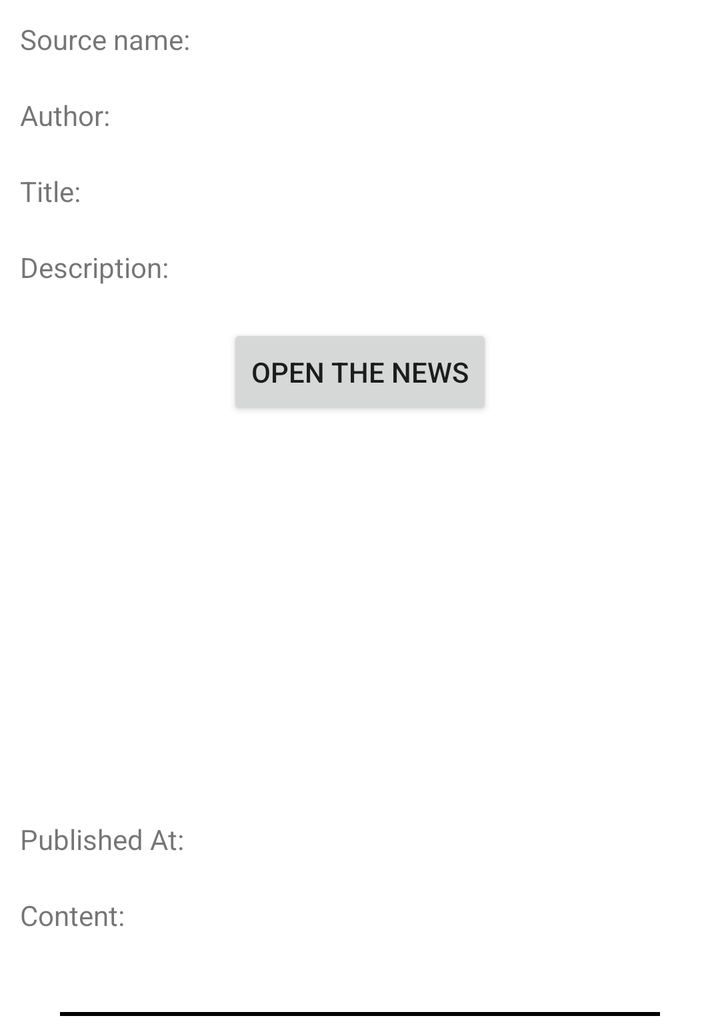
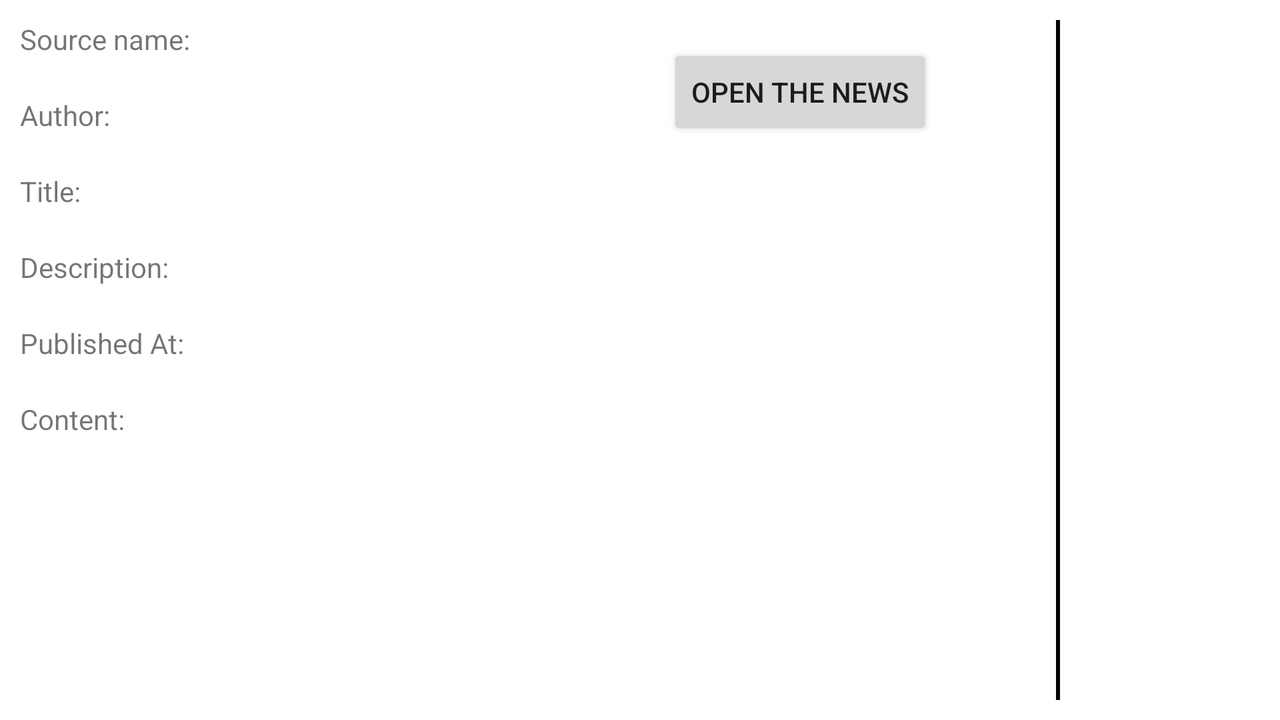

Two renders of one Android screen. The first uses the default layout on a phone; the second uses the alternative layout the repository ships for a different screen configuration, on a matching device. The two XML files are below.
<!-- AndroidManifest.xml: application theme Theme.ACCCriticalTechWorks -->
<!-- res/layout/news_item.xml -->
<?xml version="1.0" encoding="utf-8"?>
<androidx.constraintlayout.widget.ConstraintLayout
    xmlns:android="http://schemas.android.com/apk/res/android"
    xmlns:app="http://schemas.android.com/apk/res-auto"
    android:layout_width="match_parent"
    android:layout_height="wrap_content"
    android:layout_margin="@dimen/news_item_margin">

    <androidx.appcompat.widget.AppCompatTextView
        android:id="@+id/tv_news_item_source_name"
        android:layout_width="match_parent"
        android:layout_height="wrap_content"
        android:text="@string/news_item_source_name"
        app:layout_constraintTop_toTopOf="parent"
        app:layout_constraintLeft_toLeftOf="parent"/>

    <androidx.appcompat.widget.AppCompatTextView
        android:id="@+id/tv_news_item_source_name_value"
        android:layout_width="match_parent"
        android:layout_height="wrap_content"
        app:layout_constraintTop_toBottomOf="@+id/tv_news_item_source_name"
        app:layout_constraintLeft_toLeftOf="parent"/>

    <androidx.appcompat.widget.AppCompatTextView
        android:id="@+id/tv_news_item_author"
        android:layout_width="match_parent"
        android:layout_height="wrap_content"
        android:text="@string/news_item_author"
        app:layout_constraintTop_toBottomOf="@+id/tv_news_item_source_name_value"
        app:layout_constraintLeft_toLeftOf="parent"/>

    <androidx.appcompat.widget.AppCompatTextView
        android:id="@+id/tv_news_item_author_value"
        android:layout_width="match_parent"
        android:layout_height="wrap_content"
        app:layout_constraintTop_toBottomOf="@+id/tv_news_item_author"
        app:layout_constraintLeft_toLeftOf="parent"/>

    <androidx.appcompat.widget.AppCompatTextView
        android:id="@+id/tv_news_item_title"
        android:layout_width="match_parent"
        android:layout_height="wrap_content"
        android:text="@string/news_item_title"
        app:layout_constraintTop_toBottomOf="@+id/tv_news_item_author_value"
        app:layout_constraintLeft_toLeftOf="parent"/>

    <androidx.appcompat.widget.AppCompatTextView
        android:id="@+id/tv_news_item_title_value"
        android:layout_width="match_parent"
        android:layout_height="wrap_content"
        app:layout_constraintTop_toBottomOf="@+id/tv_news_item_title"
        app:layout_constraintLeft_toLeftOf="parent"/>

    <androidx.appcompat.widget.AppCompatTextView
        android:id="@+id/tv_news_item_description"
        android:layout_width="match_parent"
        android:layout_height="wrap_content"
        android:text="@string/news_item_description"
        app:layout_constraintTop_toBottomOf="@+id/tv_news_item_title_value"
        app:layout_constraintLeft_toLeftOf="parent"/>

    <androidx.appcompat.widget.AppCompatTextView
        android:id="@+id/tv_news_item_description_value"
        android:layout_width="match_parent"
        android:layout_height="wrap_content"
        app:layout_constraintTop_toBottomOf="@+id/tv_news_item_description"
        app:layout_constraintLeft_toLeftOf="parent"/>

    <androidx.appcompat.widget.AppCompatButton
        android:id="@+id/bt_news_item_link"
        android:layout_width="wrap_content"
        android:layout_height="wrap_content"
        android:text="@string/news_item_link"
        app:layout_constraintTop_toBottomOf="@+id/tv_news_item_description_value"
        app:layout_constraintLeft_toLeftOf="parent"
        app:layout_constraintRight_toRightOf="parent"/>

    <androidx.appcompat.widget.AppCompatImageView
        android:id="@+id/iv_news_item_image"
        android:layout_width="match_parent"
        android:layout_height="0dp"
        app:layout_constraintTop_toBottomOf="@+id/bt_news_item_link"
        app:layout_constraintRight_toRightOf="parent"
        app:layout_constraintLeft_toLeftOf="parent"
        app:layout_constraintHeight_min="200dp"
        app:layout_constraintHeight_max="350dp"/>

    <androidx.appcompat.widget.AppCompatTextView
        android:id="@+id/tv_news_item_published_at"
        android:layout_width="match_parent"
        android:layout_height="wrap_content"
        android:text="@string/news_item_published_at"
        app:layout_constraintTop_toBottomOf="@+id/iv_news_item_image"
        app:layout_constraintLeft_toLeftOf="parent"/>

    <androidx.appcompat.widget.AppCompatTextView
        android:id="@+id/tv_news_item_published_at_value"
        android:layout_width="match_parent"
        android:layout_height="wrap_content"
        app:layout_constraintTop_toBottomOf="@+id/tv_news_item_published_at"
        app:layout_constraintLeft_toLeftOf="parent"/>

    <androidx.appcompat.widget.AppCompatTextView
        android:id="@+id/tv_news_item_content"
        android:layout_width="match_parent"
        android:layout_height="wrap_content"
        android:text="@string/news_item_content"
        app:layout_constraintTop_toBottomOf="@+id/tv_news_item_published_at_value"
        app:layout_constraintLeft_toLeftOf="parent"/>

    <androidx.appcompat.widget.AppCompatTextView
        android:id="@+id/tv_news_item_content_value"
        android:layout_width="match_parent"
        android:layout_height="wrap_content"
        android:maxLines="@integer/news_item_max_lines_content"
        app:layout_constraintTop_toBottomOf="@+id/tv_news_item_content"
        app:layout_constraintLeft_toLeftOf="parent"/>

    <View
        android:layout_width="match_parent"
        android:layout_height="@dimen/news_item_height_divider"
        android:background="@color/black"
        android:layout_margin="@dimen/news_item_margin_divider"
        app:layout_constraintTop_toBottomOf="@id/tv_news_item_content_value"
        app:layout_constraintLeft_toLeftOf="parent"/>

</androidx.constraintlayout.widget.ConstraintLayout>
<!-- resources referenced by this layout -->
<resources>
  <color name="black">#FF000000</color>
  <dimen name="news_item_height_divider">2dp</dimen>
  <!-- from res/values-hdpi/ -->
  <dimen name="news_item_margin">10dp</dimen>
  <!-- from res/values-hdpi/ -->
  <dimen name="news_item_margin_divider">20dp</dimen>
  <!-- from res/values-hdpi/ -->
  <integer name="news_item_max_lines_content">20</integer>
  <string name="news_item_author">Author:</string>
  <string name="news_item_content">Content:</string>
  <string name="news_item_description">Description:</string>
  <string name="news_item_link">Open the news</string>
  <string name="news_item_published_at">Published At:</string>
  <string name="news_item_source_name">Source name:</string>
  <string name="news_item_title">Title:</string>
  <style name="Theme.ACCCriticalTechWorks" parent="Theme.MaterialComponents.DayNight.DarkActionBar">
          
          <item name="colorPrimary">@color/purple_500</item>
          <item name="colorPrimaryVariant">@color/purple_700</item>
          <item name="colorOnPrimary">@color/white</item>
          
          <item name="colorSecondary">@color/teal_200</item>
          <item name="colorSecondaryVariant">@color/teal_700</item>
          <item name="colorOnSecondary">@color/black</item>
          
          <item name="android:statusBarColor">?attr/colorPrimaryVariant</item>
          
      </style>
  <color name="purple_500">#FF6200EE</color>
  <color name="purple_700">#FF3700B3</color>
  <color name="white">#FFFFFFFF</color>
  <color name="teal_200">#FF03DAC5</color>
  <color name="teal_700">#FF018786</color>
</resources>
<!-- res/layout-land/news_item.xml (the repository's variant of the layout above) -->
<!-- drawn on the phone turned sideways -->
<?xml version="1.0" encoding="utf-8"?>
<androidx.constraintlayout.widget.ConstraintLayout
    xmlns:android="http://schemas.android.com/apk/res/android"
    xmlns:app="http://schemas.android.com/apk/res-auto"
    android:id="@+id/cl_news_item_main"
    android:layout_width="wrap_content"
    android:layout_height="match_parent"
    android:paddingRight="10dp"
    android:layout_margin="@dimen/news_item_margin">

    <androidx.appcompat.widget.AppCompatTextView
        android:id="@+id/tv_news_item_source_name"
        android:layout_width="0dp"
        android:layout_height="wrap_content"
        android:text="@string/news_item_source_name"
        app:layout_constraintTop_toTopOf="parent"
        app:layout_constraintLeft_toLeftOf="parent"
        app:layout_constraintRight_toLeftOf="@id/guideline"/>

    <androidx.appcompat.widget.AppCompatTextView
        android:id="@+id/tv_news_item_source_name_value"
        android:layout_width="0dp"
        android:layout_height="wrap_content"
        app:layout_constraintTop_toBottomOf="@+id/tv_news_item_source_name"
        app:layout_constraintLeft_toLeftOf="parent"
        app:layout_constraintRight_toLeftOf="@id/guideline"/>

    <androidx.appcompat.widget.AppCompatTextView
        android:id="@+id/tv_news_item_author"
        android:layout_width="0dp"
        android:layout_height="wrap_content"
        android:text="@string/news_item_author"
        app:layout_constraintTop_toBottomOf="@+id/tv_news_item_source_name_value"
        app:layout_constraintLeft_toLeftOf="parent"
        app:layout_constraintRight_toLeftOf="@id/guideline"/>

    <androidx.appcompat.widget.AppCompatTextView
        android:id="@+id/tv_news_item_author_value"
        android:layout_width="0dp"
        android:layout_height="wrap_content"
        app:layout_constraintTop_toBottomOf="@+id/tv_news_item_author"
        app:layout_constraintLeft_toLeftOf="parent"
        app:layout_constraintRight_toLeftOf="@id/guideline"/>

    <androidx.appcompat.widget.AppCompatTextView
        android:id="@+id/tv_news_item_title"
        android:layout_width="0dp"
        android:layout_height="wrap_content"
        android:text="@string/news_item_title"
        app:layout_constraintTop_toBottomOf="@+id/tv_news_item_author_value"
        app:layout_constraintLeft_toLeftOf="parent"
        app:layout_constraintRight_toLeftOf="@id/guideline"/>

    <androidx.appcompat.widget.AppCompatTextView
        android:id="@+id/tv_news_item_title_value"
        android:layout_width="0dp"
        android:layout_height="wrap_content"
        app:layout_constraintTop_toBottomOf="@+id/tv_news_item_title"
        app:layout_constraintLeft_toLeftOf="parent"
        app:layout_constraintRight_toLeftOf="@id/guideline"/>

    <androidx.appcompat.widget.AppCompatTextView
        android:id="@+id/tv_news_item_description"
        android:layout_width="0dp"
        android:layout_height="wrap_content"
        android:text="@string/news_item_description"
        app:layout_constraintTop_toBottomOf="@+id/tv_news_item_title_value"
        app:layout_constraintLeft_toLeftOf="parent"
        app:layout_constraintRight_toLeftOf="@id/guideline"/>

    <androidx.appcompat.widget.AppCompatTextView
        android:id="@+id/tv_news_item_description_value"
        android:layout_width="0dp"
        android:layout_height="wrap_content"
        app:layout_constraintTop_toBottomOf="@+id/tv_news_item_description"
        app:layout_constraintLeft_toLeftOf="parent"
        app:layout_constraintRight_toLeftOf="@id/guideline"/>

    <androidx.appcompat.widget.AppCompatButton
        android:id="@+id/bt_news_item_link"
        android:layout_width="wrap_content"
        android:layout_height="wrap_content"
        android:text="@string/news_item_link"
        android:layout_marginTop="@dimen/news_item_margin_top_landscape"
        app:layout_constraintTop_toTopOf="parent"
        app:layout_constraintLeft_toRightOf="@id/guideline"
        app:layout_constraintRight_toRightOf="parent"/>

    <androidx.appcompat.widget.AppCompatImageView
        android:id="@+id/iv_news_item_image"
        android:layout_width="0dp"
        android:layout_height="0dp"
        android:layout_marginEnd="10dp"
        app:layout_constraintTop_toBottomOf="@+id/bt_news_item_link"
        app:layout_constraintRight_toRightOf="parent"
        app:layout_constraintLeft_toRightOf="@id/guideline"
        app:layout_constraintHeight_min="250dp"
        app:layout_constraintHeight_max="450dp"
        app:layout_constraintWidth_min="250dp"/>

    <androidx.appcompat.widget.AppCompatTextView
        android:id="@+id/tv_news_item_published_at"
        android:layout_width="match_parent"
        android:layout_height="wrap_content"
        android:text="@string/news_item_published_at"
        app:layout_constraintTop_toBottomOf="@+id/tv_news_item_description_value"
        app:layout_constraintLeft_toLeftOf="parent"/>

    <androidx.appcompat.widget.AppCompatTextView
        android:id="@+id/tv_news_item_published_at_value"
        android:layout_width="0dp"
        android:layout_height="wrap_content"
        app:layout_constraintTop_toBottomOf="@+id/tv_news_item_published_at"
        app:layout_constraintLeft_toLeftOf="parent"
        app:layout_constraintRight_toLeftOf="@id/guideline"/>

    <androidx.appcompat.widget.AppCompatTextView
        android:id="@+id/tv_news_item_content"
        android:layout_width="match_parent"
        android:layout_height="wrap_content"
        android:text="@string/news_item_content"
        app:layout_constraintTop_toBottomOf="@+id/tv_news_item_published_at_value"
        app:layout_constraintLeft_toLeftOf="parent"/>

    <androidx.appcompat.widget.AppCompatTextView
        android:id="@+id/tv_news_item_content_value"
        android:layout_width="0dp"
        android:layout_height="wrap_content"
        android:maxLines="@integer/news_item_max_lines_content"
        app:layout_constraintTop_toBottomOf="@+id/tv_news_item_content"
        app:layout_constraintLeft_toLeftOf="parent"
        app:layout_constraintRight_toLeftOf="@id/guideline"/>

    <androidx.constraintlayout.widget.Guideline
        android:id="@+id/guideline"
        android:layout_width="wrap_content"
        android:layout_height="wrap_content"
        android:orientation="vertical"
        app:layout_constraintGuide_percent="0.5" />

    <View
        android:id="@+id/v_news_item_space"
        android:layout_width="8dp"
        android:layout_height="match_parent"
        android:orientation="vertical"
        app:layout_constraintStart_toEndOf="@+id/iv_news_item_image" />

    <View
        android:id="@+id/v_news_item_divider"
        android:layout_width="@dimen/news_item_height_divider"
        android:layout_height="match_parent"
        android:background="@color/black"
        android:orientation="vertical"
        app:layout_constraintStart_toEndOf="@+id/v_news_item_space" />

</androidx.constraintlayout.widget.ConstraintLayout>
<!-- resources referenced by the variant -->
<!-- as the phone turned sideways resolves them -->
<resources>
  <color name="black">#FF000000</color>
  <dimen name="news_item_height_divider">2dp</dimen>
  <!-- from res/values-hdpi/ -->
  <dimen name="news_item_margin">10dp</dimen>
  <!-- from res/values-hdpi/ -->
  <dimen name="news_item_margin_top_landscape">12dp</dimen>
  <!-- from res/values-hdpi/ -->
  <integer name="news_item_max_lines_content">20</integer>
  <string name="news_item_author">Author:</string>
  <string name="news_item_content">Content:</string>
  <string name="news_item_description">Description:</string>
  <string name="news_item_link">Open the news</string>
  <string name="news_item_published_at">Published At:</string>
  <string name="news_item_source_name">Source name:</string>
  <string name="news_item_title">Title:</string>
  <style name="Theme.ACCCriticalTechWorks" parent="Theme.MaterialComponents.DayNight.DarkActionBar">
          
          <item name="colorPrimary">@color/purple_500</item>
          <item name="colorPrimaryVariant">@color/purple_700</item>
          <item name="colorOnPrimary">@color/white</item>
          
          <item name="colorSecondary">@color/teal_200</item>
          <item name="colorSecondaryVariant">@color/teal_700</item>
          <item name="colorOnSecondary">@color/black</item>
          
          <item name="android:statusBarColor">?attr/colorPrimaryVariant</item>
          
      </style>
  <color name="purple_500">#FF6200EE</color>
  <color name="purple_700">#FF3700B3</color>
  <color name="white">#FFFFFFFF</color>
  <color name="teal_200">#FF03DAC5</color>
  <color name="teal_700">#FF018786</color>
</resources>
